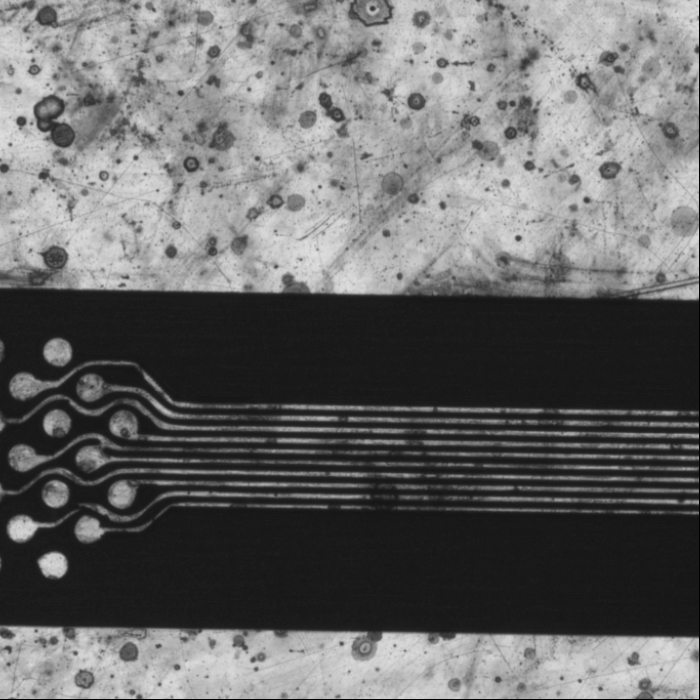
#> input picture data/measure_01.jpg, 700 x 700 px
$ python fhwm_hough_plot.py
#> lines starting #> are read from the running program, lines starting #| are printed output that depends on the picture
import cv2
import numpy as np
import matplotlib.pyplot as plt
from pathlib import Path

def generate_hough_debug_plots(image_path, output_dir="data/results/debug"):
    # 確保輸出目錄存在
#> called with image_path = './data/measure_01.jpg', output_dir = 'data/results/debug'
    out_path = Path(output_dir)
    out_path.mkdir(parents=True, exist_ok=True)
    base_name = Path(image_path).stem

    # 讀取影像 (灰階與彩色)
    img_gray = cv2.imread(str(image_path), cv2.IMREAD_GRAYSCALE)
#> img_gray is the input picture: shape (700, 700); min 0, max 223, mean 104.5
    img_bgr = cv2.imread(str(image_path))
    if img_gray is None or img_bgr is None:
        print(f"無法讀取影像: {image_path}")
        return

    # 設定右半部 ROI
    h, w = img_gray.shape
#> h = 700; w = 700
    mid_x = w // 2
#> mid_x = 350
    roi_gray = img_gray[:, mid_x:]
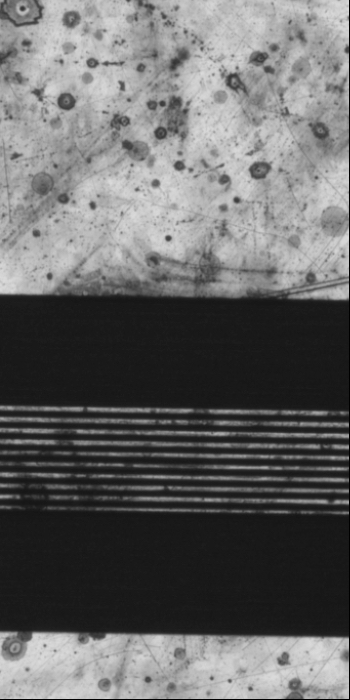
#> roi_gray: shape (700, 350); min 0, max 220, mean 103.2
    roi_bgr = img_bgr[:, mid_x:].copy()

    # 1. 產生並儲存 Canny 邊緣圖
    edges = cv2.Canny(roi_gray, 50, 150, apertureSize=3)
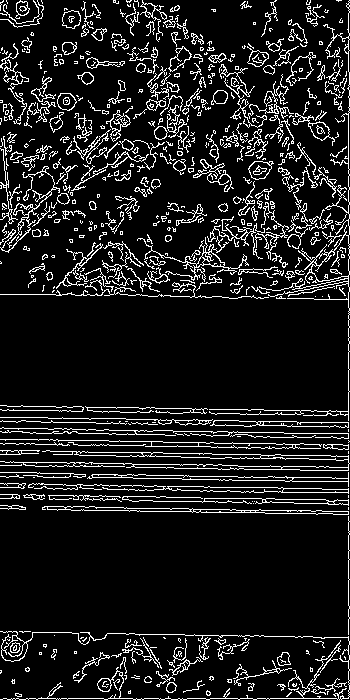
#> edges: shape (700, 350); 11.3% white in thin lines or dots
    cv2.imwrite(str(out_path / f"{base_name}_01_canny_edges.png"), edges)

    # 2. 執行 Hough Transform 並疊加線段
    lines = cv2.HoughLinesP(
        edges,
        rho=1,
        theta=np.pi/180,
        threshold=100,
        minLineLength=80,
        maxLineGap=10
    )
#> lines = 38 rows, first 6: [348, 698, 348, 85], [0, 405, 120, 407], [256, 510, 347, 511], [159, 511, 347, 514], [253, 466, 347, 467], [208, 635, 312, 636]

    angles_deg = []
    if lines is not None:
        for line in lines:
            x1, y1, x2, y2 = line[0]
            # 繪製偵測到的線段 (使用紅色，線寬 2)
            cv2.line(roi_bgr, (x1, y1), (x2, y2), (0, 0, 255), 2)

            # 計算角度 (過濾垂直線避免除以零)
            if x2 - x1 != 0:
                angle_rad = np.arctan((y2 - y1) / (x2 - x1))
                angles_deg.append(np.degrees(angle_rad))
#> this loop made 38 passes
#> (x1, y1, x2, y2, angle_rad) on passes 2 to 13: (0, 405, 120, 407, 0.0167), (256, 510, 347, 511, 0.011), (159, 511, 347, 514, 0.016), (253, 466, 347, 467, 0.0106), (208, 635, 312, 636, 0.00962), (3, 698, 347, 698, 0), (0, 450, 318, 455, 0.0157), (74, 485, 187, 486, 0.00885), (49, 465, 289, 469, 0.0167), (0, 443, 198, 446, 0.0152), (0, 494, 162, 496, 0.0123), (132, 475, 298, 477, 0.012)
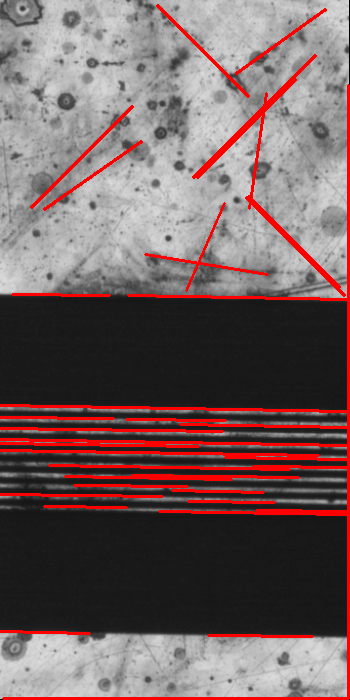
#> roi_bgr: shape (700, 350, 3); mean B, G, R 95.8, 95.8, 115.7
#> after the loop, angles_deg = 37 values, max 45 at index 21, min -81.59 at index 34, mean -5.1

    # 儲存疊加線段後的彩色影像
    cv2.imwrite(str(out_path / f"{base_name}_02_hough_lines_overlay.png"), roi_bgr)

    # 3. 繪製並儲存角度分佈直方圖
    if angles_deg:
        plt.figure(figsize=(8, 5))

        # 繪製直方圖
        counts, bins, patches = plt.hist(
            angles_deg,
            bins=30,
            color='skyblue',
            edgecolor='black',
            alpha=0.7
        )
#> counts = 30 values, max 26 at index 19, min 0 at index 1, mean 1.23; bins = 31 values from -81.59 to 45; patches = 30 items

        # 計算平均值與中位數
        mean_angle = np.mean(angles_deg)
#> mean_angle = -5.1
        median_angle = np.median(angles_deg)
#> median_angle = 0.707

        # 在圖表上標示平均值與中位數
        plt.axvline(mean_angle, color='red', linestyle='dashed', linewidth=2, label=f'Mean: {mean_angle:.3f}°')
        plt.axvline(median_angle, color='green', linestyle='solid', linewidth=2, label=f'Median: {median_angle:.3f}°')

        plt.title('Hough Lines Angle Distribution')
        plt.xlabel('Tilt Angle (Degrees)')
        plt.ylabel('Frequency')
        plt.grid(axis='y', alpha=0.75)
        plt.legend()

        # 儲存直方圖
        plt.savefig(str(out_path / f"{base_name}_03_angle_histogram.png"), dpi=300, bbox_inches='tight')
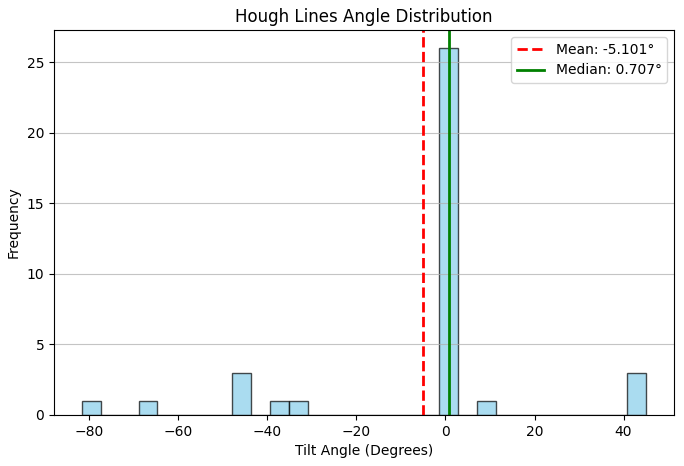
#> figure drawn by matplotlib, 1 panel; tallest bar 26 high, from x = -1.42 to 2.8
        plt.close()

    print(f"視覺化圖表已成功輸出至: {out_path.resolve()}")

if __name__ == "__main__":
    # 請替換為您實際的圖片路徑
    test_image = "./data/measure_01.jpg"
    generate_hough_debug_plots(test_image)

$ run again, with data/measure_02.jpg copied over data/measure_01.jpg
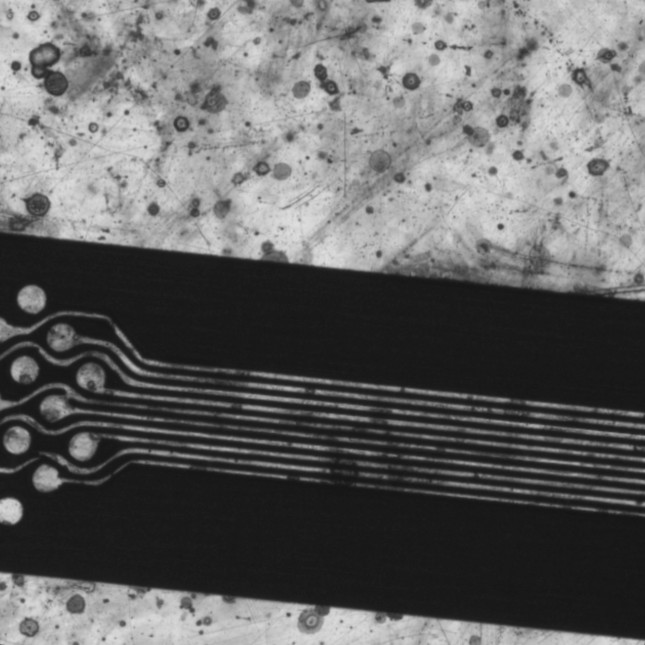
#> input picture data/measure_02.jpg, 645 x 645 px
#> in generate_hough_debug_plots, img_gray is the input picture: shape (645, 645); min 19, max 224, mean 98.8
#> edges: shape (645, 323); 10% white in thin lines or dots
#> lines = 28 rows, first 6: [0, 401, 322, 435], [0, 423, 322, 457], [3, 413, 321, 446], [0, 390, 322, 424], [37, 475, 314, 505], [116, 451, 320, 472]
#> the loop in generate_hough_debug_plots, `for line in lines:` made 28 passes
#> (x1, y1, x2, y2, angle_rad) on passes 1 to 8: (0, 401, 322, 435, 0.105), (0, 423, 322, 457, 0.105), (3, 413, 321, 446, 0.103), (0, 390, 322, 424, 0.105), (37, 475, 314, 505, 0.108), (116, 451, 320, 472, 0.103), (0, 383, 317, 416, 0.104), (0, 427, 198, 448, 0.106)
#> after the loop in generate_hough_debug_plots, `for line in lines:`:
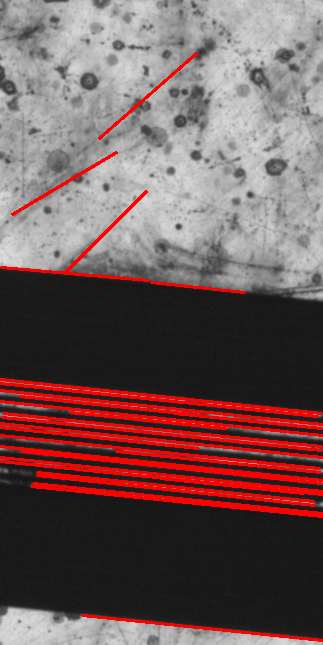
#> roi_bgr: shape (645, 323, 3); mean B, G, R 89, 89, 113.8
#> after the loop in generate_hough_debug_plots, `for line in lines:`: angles_deg = 28 values, max 6.18 at index 4, min -45 at index 24, mean 1.13
#> counts = 30 values, max 25 at index 29, min 0 at index 1, mean 0.933; bins = 31 values from -45 to 6.18; patches = 30 items
#> mean_angle = 1.13
#> median_angle = 5.95
#> in generate_hough_debug_plots, `plt.savefig(str(out_path / f"{base_name}_03_angle_histogram.png"), dpi..`:
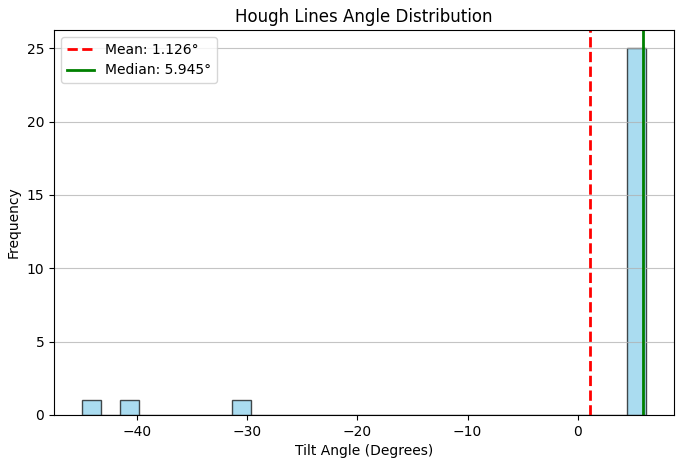
#> figure drawn by matplotlib, 1 panel; tallest bar 25 high, from x = 4.48 to 6.18
